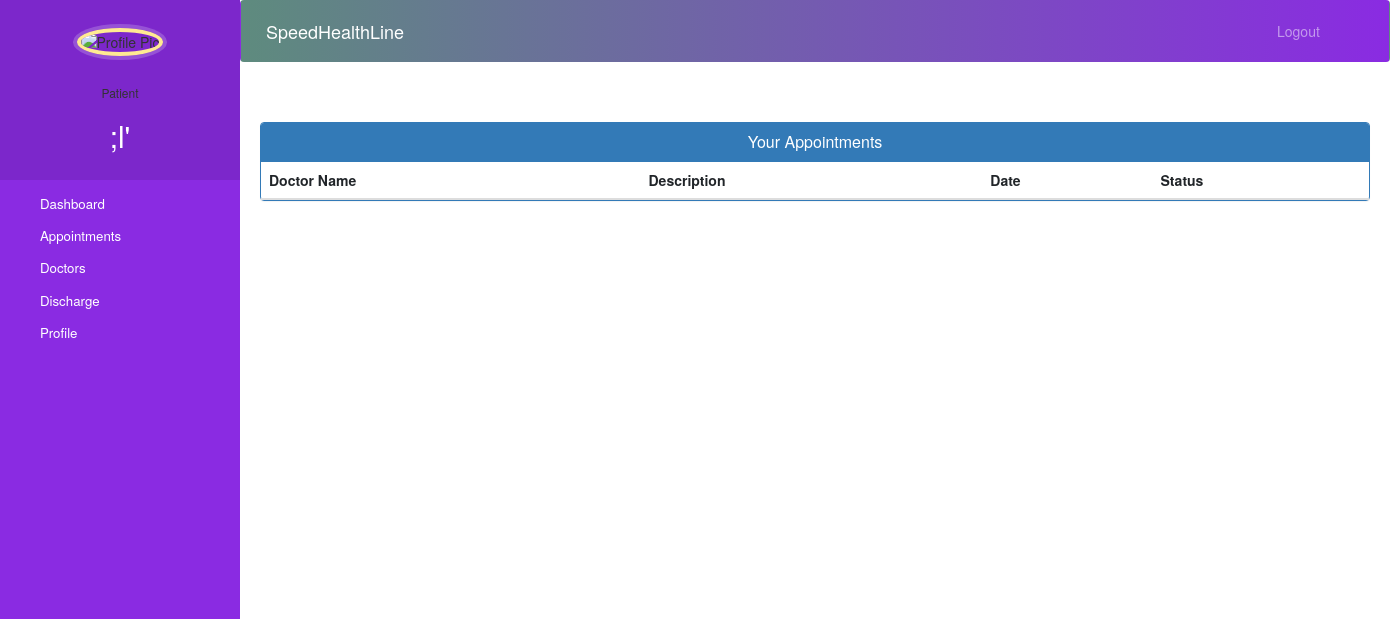
Page /patient-view-appointment (signed in) on the earlier database version.
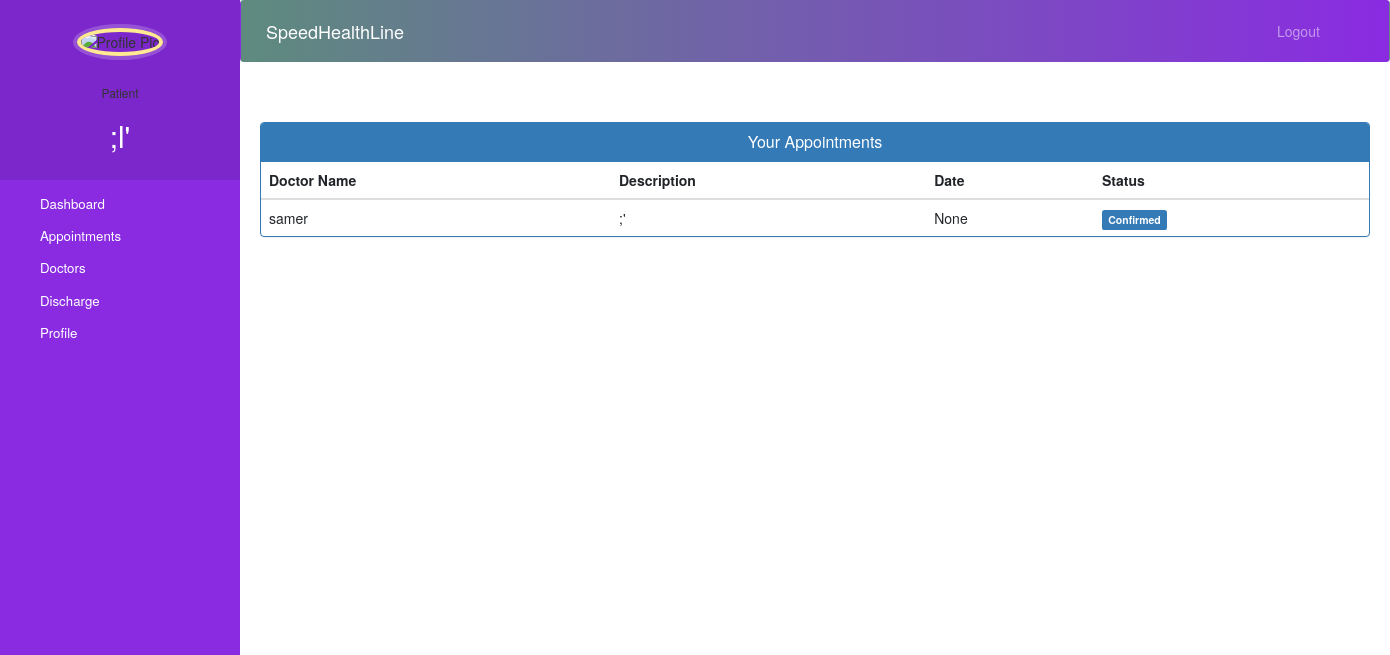
Same page on the later database version.
### core/models.py (models this page shows, shortened)
class Appointment(models.Model):
    patientId=models.PositiveIntegerField(null=True,default=0)
    doctorId=models.PositiveIntegerField(null=True,default=0)
    patientName = models.CharField(max_length=40, null=True)
    doctorName = models.CharField(max_length=40, null=True)
    appointmentDate = models.DateField(null=True)
    appointmentTime = models.TimeField(null=True)
    timeslots = models.ManyToManyField(DoctorSchedule,null=True)
    description = models.TextField(max_length=500)
    status = models.BooleanField(default=True)

### core/views.py (the view)
# urls.py: path('patient-view-appointment', patient_view_appointment, name='patient-view-appointment'),
@login_required(login_url='Userlogin')
@user_passes_test(is_patient)
def patient_view_appointment(request):
    patient = models.Patient.objects.get(user_id=request.user.id)
    appointments = models.Appointment.objects.filter(patientId=request.user.id, status=True).order_by('-id')
    return render(request, 'patient_view_appointment.html', {'appointments': appointments, 'patient': patient})

### core/views.py (called while the page is built)
def is_patient(user):
    return user.groups.filter(name='PATIENT').exists()

### templates/patient_view_appointment.html (shortened to what this page needs)
{% extends 'patient_base.html' %}
{% block content %}
<head>
  <link href="//netdna.bootstrapcdn.com/bootstrap/3.0.0/css/bootstrap.min.css" rel="stylesheet" id="bootstrap-css">
</head>
<div class="container">
  <div class="panel panel-primary">
    <div class="panel-heading">
      <h6 class="panel-title">Your Appointments</h6>
    </div>
    <table class="table table-hover" id="dev-table">
      <thead>
        <tr>
          <th>Doctor Name</th>
          <th>Description</th>
          <th>Date</th>
          <th>Status</th>
        </tr>
      </thead>
      {% for a in appointments %}
      <tr>
        <td> {{a.doctorName}}</td>
        <td>{{a.description}}</td>
        <td>{{a.appointmentDate}}</td>
        {%if a.status%}
        <td> <span class="label label-primary">Confirmed</span></td>
        {% else %}
        <td> <span class="label label-success">Pending</span></td>
        {% endif %}
      </tr>
      {% endfor %}
    </table>
  </div>
</div>
{% endblock content %}

Differences in the rows shown:
added Appointment: doctorName "samer", description ";'", appointmentDate "None", status "Confirmed"
